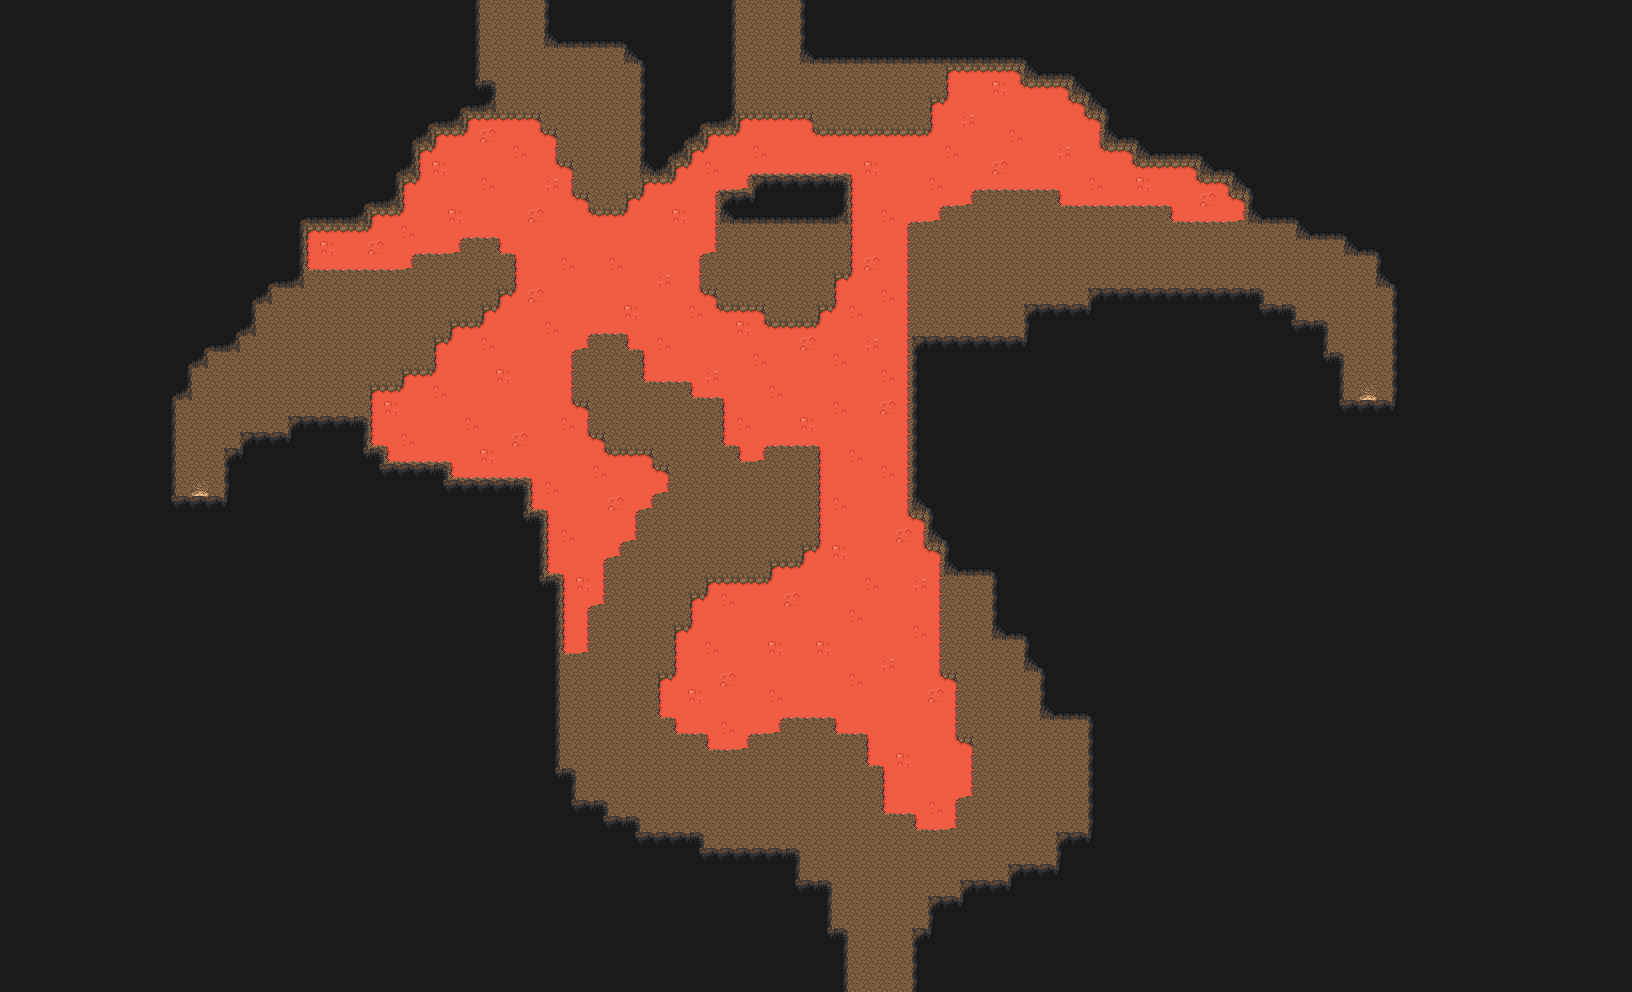

Below is a game level as drawn by its tile map, then a one-line description and the .tmx that defines it (tile-layer data replaced by summaries):
An orthogonal 102x62 tile map with 16x16 px tiles, 5 tile layers (Base, Environment, Platform, Objects, ...), 1 hidden layer not drawn, 2 tilesets and 74 objects (sign1, inv_volcanoSign, down).

<map version="1.10" tiledversion="1.10.1" orientation="orthogonal" renderorder="right-down" width="102" height="62" tilewidth="16" tileheight="16" infinite="0" nextlayerid="19" nextobjectid="1290">
 <editorsettings>
  <export target="c_volcano.lua" format="lua" />
 </editorsettings>
 <properties>
  <property name="dark" type="int" value="20" />
  <property name="defaultX" type="int" value="870" />
  <property name="defaultY" type="int" value="900" />
  <property name="music" value="cave" />
  <property name="weather" value="none" />
 </properties>
 <tileset firstgid="1" name="cave" tilewidth="16" tileheight="16" tilecount="160" columns="16">
  <image source="../_tilesets/cave.png" width="256" height="160" />
  <tile id="127">
   <animation>
    <frame tileid="127" duration="100" />
   </animation>
  </tile>
  <tile id="143">
   <animation>
    <frame tileid="143" duration="100" />
   </animation>
  </tile>
  <tile id="159">
   <animation>
    <frame tileid="159" duration="100" />
   </animation>
  </tile>
 </tileset>
 <tileset firstgid="161" name="water" tilewidth="16" tileheight="16" tilecount="1296" columns="24">
  <image source="../_tilesets/water.png" width="384" height="864" />
  <tile id="0">
   <animation>
    <frame tileid="0" duration="350" />
    <frame tileid="3" duration="350" />
    <frame tileid="6" duration="350" />
    <frame tileid="9" duration="350" />
   </animation>
  </tile>
  <tile id="1">
   <animation>
    <frame tileid="1" duration="350" />
    <frame tileid="4" duration="350" />
    <frame tileid="7" duration="350" />
    <frame tileid="10" duration="350" />
   </animation>
  </tile>
  <tile id="2">
   <animation>
    <frame tileid="2" duration="350" />
    <frame tileid="5" duration="350" />
    <frame tileid="8" duration="350" />
    <frame tileid="11" duration="350" />
   </animation>
  </tile>
  <tile id="12">
   <animation>
    <frame tileid="12" duration="350" />
    <frame tileid="15" duration="350" />
    <frame tileid="18" duration="350" />
    <frame tileid="21" duration="350" />
   </animation>
  </tile>
  <tile id="13">
   <animation>
    <frame tileid="13" duration="350" />
    <frame tileid="16" duration="350" />
    <frame tileid="19" duration="350" />
    <frame tileid="22" duration="350" />
   </animation>
  </tile>
  <tile id="14">
   <animation>
    <frame tileid="14" duration="350" />
    <frame tileid="17" duration="350" />
    <frame tileid="20" duration="350" />
    <frame tileid="23" duration="350" />
   </animation>
  </tile>
  <tile id="24">
   <animation>
    <frame tileid="24" duration="350" />
    <frame tileid="27" duration="350" />
    <frame tileid="30" duration="350" />
    <frame tileid="33" duration="350" />
   </animation>
  </tile>
  <tile id="26">
   <animation>
    <frame tileid="26" duration="350" />
    <frame tileid="29" duration="350" />
    <frame tileid="32" duration="350" />
    <frame tileid="35" duration="350" />
   </animation>
  </tile>
  <tile id="37">
   <animation>
    <frame tileid="37" duration="350" />
    <frame tileid="40" duration="350" />
    <frame tileid="43" duration="350" />
    <frame tileid="46" duration="350" />
   </animation>
  </tile>
  <tile id="38">
   <animation>
    <frame tileid="38" duration="350" />
    <frame tileid="41" duration="350" />
    <frame tileid="44" duration="350" />
    <frame tileid="47" duration="350" />
   </animation>
  </tile>
  <tile id="48">
   <animation>
    <frame tileid="48" duration="350" />
    <frame tileid="51" duration="350" />
    <frame tileid="54" duration="350" />
    <frame tileid="57" duration="350" />
   </animation>
  </tile>
  <tile id="49">
   <animation>
    <frame tileid="49" duration="350" />
    <frame tileid="52" duration="350" />
    <frame tileid="55" duration="350" />
    <frame tileid="58" duration="350" />
   </animation>
  </tile>
  <tile id="50">
   <animation>
    <frame tileid="50" duration="350" />
    <frame tileid="53" duration="350" />
    <frame tileid="56" duration="350" />
    <frame tileid="59" duration="350" />
   </animation>
  </tile>
  <tile id="61">
   <animation>
    <frame tileid="61" duration="350" />
    <frame tileid="64" duration="350" />
    <frame tileid="67" duration="350" />
    <frame tileid="70" duration="350" />
   </animation>
  </tile>
  <tile id="62">
   <animation>
    <frame tileid="62" duration="350" />
    <frame tileid="65" duration="350" />
    <frame tileid="68" duration="350" />
    <frame tileid="71" duration="350" />
   </animation>
  </tile>
  <tile id="72">
   <animation>
    <frame tileid="72" duration="350" />
    <frame tileid="74" duration="350" />
    <frame tileid="76" duration="350" />
    <frame tileid="78" duration="350" />
   </animation>
  </tile>
  <tile id="73">
   <animation>
    <frame tileid="73" duration="350" />
    <frame tileid="75" duration="350" />
    <frame tileid="77" duration="350" />
    <frame tileid="79" duration="350" />
   </animation>
  </tile>
  <tile id="85">
   <animation>
    <frame tileid="85" duration="350" />
    <frame tileid="88" duration="350" />
    <frame tileid="91" duration="350" />
    <frame tileid="94" duration="350" />
   </animation>
  </tile>
  <tile id="86">
   <animation>
    <frame tileid="86" duration="350" />
    <frame tileid="89" duration="350" />
    <frame tileid="92" duration="350" />
    <frame tileid="95" duration="350" />
   </animation>
  </tile>
  <tile id="96">
   <animation>
    <frame tileid="96" duration="350" />
    <frame tileid="98" duration="350" />
    <frame tileid="100" duration="350" />
    <frame tileid="102" duration="350" />
   </animation>
  </tile>
  <tile id="97">
   <animation>
    <frame tileid="97" duration="350" />
    <frame tileid="99" duration="350" />
    <frame tileid="101" duration="350" />
    <frame tileid="103" duration="350" />
   </animation>
  </tile>
  <tile id="144">
   <animation>
    <frame tileid="144" duration="350" />
    <frame tileid="147" duration="350" />
    <frame tileid="150" duration="350" />
    <frame tileid="153" duration="350" />
   </animation>
  </tile>
  <tile id="146">
   <animation>
    <frame tileid="146" duration="350" />
    <frame tileid="149" duration="350" />
    <frame tileid="152" duration="350" />
    <frame tileid="155" duration="350" />
   </animation>
  </tile>
  <tile id="156">
   <animation>
    <frame tileid="156" duration="350" />
    <frame tileid="159" duration="350" />
    <frame tileid="162" duration="350" />
    <frame tileid="165" duration="350" />
   </animation>
  </tile>
  <tile id="158">
   <animation>
    <frame tileid="158" duration="350" />
    <frame tileid="161" duration="350" />
    <frame tileid="164" duration="350" />
    <frame tileid="167" duration="350" />
   </animation>
  </tile>
  <tile id="168">
   <animation>
    <frame tileid="168" duration="350" />
    <frame tileid="171" duration="350" />
    <frame tileid="174" duration="350" />
    <frame tileid="177" duration="350" />
   </animation>
  </tile>
  <tile id="170">
   <animation>
    <frame tileid="170" duration="350" />
    <frame tileid="173" duration="350" />
    <frame tileid="176" duration="350" />
    <frame tileid="179" duration="350" />
   </animation>
  </tile>
  <tile id="180">
   <animation>
    <frame tileid="180" duration="350" />
    <frame tileid="183" duration="350" />
    <frame tileid="186" duration="350" />
    <frame tileid="189" duration="350" />
   </animation>
  </tile>
  <tile id="182">
   <animation>
    <frame tileid="182" duration="350" />
    <frame tileid="185" duration="350" />
    <frame tileid="188" duration="350" />
    <frame tileid="191" duration="350" />
   </animation>
  </tile>
  <tile id="192">
   <animation>
    <frame tileid="192" duration="350" />
    <frame tileid="195" duration="350" />
    <frame tileid="198" duration="350" />
    <frame tileid="201" duration="350" />
   </animation>
  </tile>
  <tile id="193">
   <animation>
    <frame tileid="193" duration="350" />
    <frame tileid="196" duration="350" />
    <frame tileid="199" duration="350" />
    <frame tileid="202" duration="350" />
   </animation>
  </tile>
  <tile id="194">
   <animation>
    <frame tileid="194" duration="350" />
    <frame tileid="197" duration="350" />
    <frame tileid="200" duration="350" />
    <frame tileid="203" duration="350" />
   </animation>
  </tile>
  <tile id="204">
   <animation>
    <frame tileid="204" duration="350" />
    <frame tileid="207" duration="350" />
    <frame tileid="210" duration="350" />
    <frame tileid="213" duration="350" />
   </animation>
  </tile>
  <tile id="205">
   <animation>
    <frame tileid="205" duration="350" />
    <frame tileid="208" duration="350" />
    <frame tileid="211" duration="350" />
    <frame tileid="214" duration="350" />
   </animation>
  </tile>
  <tile id="206">
   <animation>
    <frame tileid="206" duration="350" />
    <frame tileid="209" duration="350" />
    <frame tileid="212" duration="350" />
    <frame tileid="215" duration="350" />
   </animation>
  </tile>
  <tile id="216">
   <animation>
    <frame tileid="216" duration="350" />
    <frame tileid="218" duration="350" />
    <frame tileid="220" duration="350" />
    <frame tileid="222" duration="350" />
   </animation>
  </tile>
  <tile id="217">
   <animation>
    <frame tileid="217" duration="350" />
    <frame tileid="219" duration="350" />
    <frame tileid="221" duration="350" />
    <frame tileid="223" duration="350" />
   </animation>
  </tile>
  <tile id="228">
   <animation>
    <frame tileid="228" duration="350" />
    <frame tileid="230" duration="350" />
    <frame tileid="232" duration="350" />
    <frame tileid="234" duration="350" />
   </animation>
  </tile>
  <tile id="229">
   <animation>
    <frame tileid="229" duration="350" />
    <frame tileid="231" duration="350" />
    <frame tileid="233" duration="350" />
    <frame tileid="235" duration="350" />
   </animation>
  </tile>
  <tile id="240">
   <animation>
    <frame tileid="240" duration="350" />
    <frame tileid="242" duration="350" />
    <frame tileid="244" duration="350" />
    <frame tileid="246" duration="350" />
   </animation>
  </tile>
  <tile id="241">
   <animation>
    <frame tileid="241" duration="350" />
    <frame tileid="243" duration="350" />
    <frame tileid="245" duration="350" />
    <frame tileid="247" duration="350" />
   </animation>
  </tile>
  <tile id="252">
   <animation>
    <frame tileid="252" duration="350" />
    <frame tileid="254" duration="350" />
    <frame tileid="256" duration="350" />
    <frame tileid="258" duration="350" />
   </animation>
  </tile>
  <tile id="253">
   <animation>
    <frame tileid="253" duration="350" />
    <frame tileid="255" duration="350" />
    <frame tileid="257" duration="350" />
    <frame tileid="259" duration="350" />
   </animation>
  </tile>
  <tile id="876">
   <animation>
    <frame tileid="876" duration="300" />
    <frame tileid="877" duration="300" />
    <frame tileid="878" duration="300" />
    <frame tileid="879" duration="300" />
   </animation>
  </tile>
  <tile id="1008">
   <animation>
    <frame tileid="1008" duration="350" />
    <frame tileid="1011" duration="350" />
    <frame tileid="1014" duration="350" />
    <frame tileid="1017" duration="350" />
   </animation>
  </tile>
  <tile id="1009">
   <animation>
    <frame tileid="1009" duration="350" />
    <frame tileid="1012" duration="350" />
    <frame tileid="1015" duration="350" />
    <frame tileid="1018" duration="350" />
   </animation>
  </tile>
  <tile id="1010">
   <animation>
    <frame tileid="1010" duration="350" />
    <frame tileid="1013" duration="350" />
    <frame tileid="1016" duration="350" />
    <frame tileid="1019" duration="350" />
   </animation>
  </tile>
  <tile id="1032">
   <animation>
    <frame tileid="1032" duration="350" />
    <frame tileid="1035" duration="350" />
    <frame tileid="1038" duration="350" />
    <frame tileid="1041" duration="350" />
   </animation>
  </tile>
  <tile id="1034">
   <animation>
    <frame tileid="1034" duration="350" />
    <frame tileid="1037" duration="350" />
    <frame tileid="1040" duration="350" />
    <frame tileid="1043" duration="350" />
   </animation>
  </tile>
  <tile id="1056">
   <animation>
    <frame tileid="1056" duration="350" />
    <frame tileid="1059" duration="350" />
    <frame tileid="1062" duration="350" />
    <frame tileid="1065" duration="350" />
   </animation>
  </tile>
  <tile id="1057">
   <animation>
    <frame tileid="1057" duration="350" />
    <frame tileid="1060" duration="350" />
    <frame tileid="1063" duration="350" />
    <frame tileid="1066" duration="350" />
   </animation>
  </tile>
  <tile id="1058">
   <animation>
    <frame tileid="1058" duration="350" />
    <frame tileid="1061" duration="350" />
    <frame tileid="1064" duration="350" />
    <frame tileid="1067" duration="350" />
   </animation>
  </tile>
  <tile id="1080">
   <animation>
    <frame tileid="1080" duration="350" />
    <frame tileid="1082" duration="350" />
    <frame tileid="1084" duration="350" />
    <frame tileid="1086" duration="350" />
   </animation>
  </tile>
  <tile id="1081">
   <animation>
    <frame tileid="1081" duration="350" />
    <frame tileid="1083" duration="350" />
    <frame tileid="1085" duration="350" />
    <frame tileid="1087" duration="350" />
   </animation>
  </tile>
  <tile id="1104">
   <animation>
    <frame tileid="1104" duration="350" />
    <frame tileid="1106" duration="350" />
    <frame tileid="1108" duration="350" />
    <frame tileid="1110" duration="350" />
   </animation>
  </tile>
  <tile id="1105">
   <animation>
    <frame tileid="1105" duration="350" />
    <frame tileid="1107" duration="350" />
    <frame tileid="1109" duration="350" />
    <frame tileid="1111" duration="350" />
   </animation>
  </tile>
  <tile id="1152">
   <animation>
    <frame tileid="1152" duration="800" />
    <frame tileid="1155" duration="800" />
   </animation>
  </tile>
  <tile id="1154">
   <animation>
    <frame tileid="1154" duration="800" />
    <frame tileid="1157" duration="800" />
   </animation>
  </tile>
  <tile id="1176">
   <animation>
    <frame tileid="1176" duration="800" />
    <frame tileid="1179" duration="800" />
   </animation>
  </tile>
  <tile id="1178">
   <animation>
    <frame tileid="1178" duration="800" />
    <frame tileid="1181" duration="800" />
   </animation>
  </tile>
  <tile id="1200">
   <animation>
    <frame tileid="1200" duration="800" />
    <frame tileid="1203" duration="800" />
   </animation>
  </tile>
  <tile id="1201">
   <animation>
    <frame tileid="1201" duration="800" />
    <frame tileid="1204" duration="800" />
   </animation>
  </tile>
  <tile id="1202">
   <animation>
    <frame tileid="1202" duration="800" />
    <frame tileid="1205" duration="800" />
   </animation>
  </tile>
  <tile id="1224">
   <animation>
    <frame tileid="1224" duration="800" />
    <frame tileid="1226" duration="800" />
   </animation>
  </tile>
  <tile id="1225">
   <animation>
    <frame tileid="1225" duration="800" />
    <frame tileid="1227" duration="800" />
   </animation>
  </tile>
  <tile id="1248">
   <animation>
    <frame tileid="1248" duration="800" />
    <frame tileid="1250" duration="800" />
   </animation>
  </tile>
  <tile id="1249">
   <animation>
    <frame tileid="1249" duration="800" />
    <frame tileid="1251" duration="800" />
   </animation>
  </tile>
  <tile id="1276">
   <animation>
    <frame tileid="1276" duration="150" />
    <frame tileid="1277" duration="150" />
    <frame tileid="1278" duration="150" />
    <frame tileid="1279" duration="150" />
    <frame tileid="1280" duration="150" />
    <frame tileid="1281" duration="150" />
    <frame tileid="1282" duration="150" />
    <frame tileid="1283" duration="150" />
    <frame tileid="1284" duration="1069" />
   </animation>
  </tile>
  <tile id="1277">
   <animation>
    <frame tileid="1277" duration="150" />
    <frame tileid="1278" duration="150" />
    <frame tileid="1279" duration="150" />
    <frame tileid="1280" duration="150" />
    <frame tileid="1281" duration="150" />
    <frame tileid="1282" duration="150" />
    <frame tileid="1283" duration="150" />
    <frame tileid="1284" duration="1300" />
    <frame tileid="1276" duration="150" />
   </animation>
  </tile>
  <tile id="1278">
   <animation>
    <frame tileid="1278" duration="150" />
    <frame tileid="1279" duration="150" />
    <frame tileid="1280" duration="150" />
    <frame tileid="1281" duration="150" />
    <frame tileid="1282" duration="150" />
    <frame tileid="1283" duration="150" />
    <frame tileid="1284" duration="1800" />
    <frame tileid="1276" duration="150" />
    <frame tileid="1277" duration="150" />
   </animation>
  </tile>
  <tile id="1279">
   <animation>
    <frame tileid="1279" duration="150" />
    <frame tileid="1280" duration="150" />
    <frame tileid="1281" duration="150" />
    <frame tileid="1282" duration="150" />
    <frame tileid="1283" duration="150" />
    <frame tileid="1284" duration="900" />
    <frame tileid="1276" duration="150" />
    <frame tileid="1277" duration="150" />
    <frame tileid="1278" duration="150" />
   </animation>
  </tile>
 </tileset>
 <layer id="1" name="Base" width="102" height="62">
  <data>[6324 cells, 5956 non-empty, 16 distinct tile ids]</data>
 </layer>
 <layer id="15" name="Environment" width="102" height="62">
  <data>[6324 cells, 976 non-empty, 17 distinct tile ids]</data>
 </layer>
 <layer id="16" name="Platform" width="102" height="62">
  <data>[6324 cells, 0 non-empty, 0 distinct tile ids]</data>
 </layer>
 <layer id="2" name="Objects" width="102" height="62">
  <data>[6324 cells, 0 non-empty, 0 distinct tile ids]</data>
 </layer>
 <layer id="11" name="Objects2" width="102" height="62">
  <data>[6324 cells, 0 non-empty, 0 distinct tile ids]</data>
 </layer>
 <layer id="4" name="Test" width="102" height="62" visible="0">
  <data>[6324 cells, 0 non-empty, 0 distinct tile ids]</data>
 </layer>
 <objectgroup id="3" name="Walls">
  <object id="1213" x="912" y="928" width="48" height="64" />
  <object id="1214" x="928" y="896" width="52" height="32" />
  <object id="1215" x="960" y="880" width="80" height="16" />
  <object id="1216" x="1008" y="864" width="68" height="16" />
  <object id="1217" x="1056" y="832" width="64" height="32" />
  <object id="1218" x="1088" y="704" width="48" height="128" />
  <object id="1219" x="1040" y="656" width="48" height="64" />
  <object id="1220" x="1024" y="624" width="16" height="48" />
  <object id="1221" x="992" y="560" width="32" height="80" />
  <object id="1222" x="944" y="528" width="48" height="48" />
  <object id="1224" x="928" y="512" width="16" height="32" />
  <object id="1225" x="912" y="336" width="144" height="176" />
  <object id="1226" x="1024" y="304" width="64" height="32" />
  <object id="1227" x="1088" y="288" width="176" height="48" />
  <object id="1228" x="1264" y="304" width="32" height="48" />
  <object id="1229" x="1296" y="320" width="32" height="32" />
  <object id="1230" x="1312" y="352" width="32" height="48" />
  </objectgroup>
 <objectgroup id="5" name="Loot" />
 <objectgroup id="12" name="Plants" />
 <objectgroup id="18" name="Rocks" />
 <objectgroup id="9" name="Trees">
  <!-- 1 objects omitted --></objectgroup>
 <objectgroup id="8" name="Chests" />
 <objectgroup id="6" name="Enemies" />
 <objectgroup id="14" name="NPC">
  <!-- 1 objects omitted --></objectgroup>
 <objectgroup id="13" name="Portals" />
 <objectgroup id="17" name="Structures">
  <properties>
   <property name="dark" type="bool" value="true" />
  </properties>
 </objectgroup>
 <objectgroup id="10" name="Water" />
 <objectgroup id="7" name="Transitions">
  <!-- 1 objects omitted --></objectgroup>
</map>
<!-- 57 of 74 objects omitted -->
